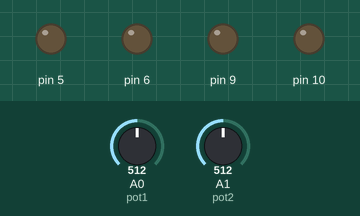
Bench run of a sketch on a simulated Arduino Uno, built with avr-gcc and run on an emulated ATmega328P. On the bench: output pins drawn as LEDs (lit = HIGH). Inputs (shaded band) come from the test bench; at power-on: A0 (pot1) = 512, A1 (pot2) = 512.

Above: at 1.2 s.
1.3 s: A0 (pot1) set to 716
At 2.3 s:
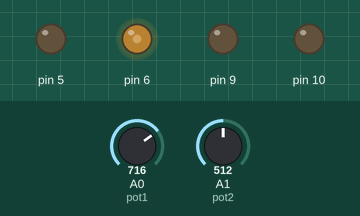
2.8 s: A1 (pot2) set to 716
At 3.5 s:
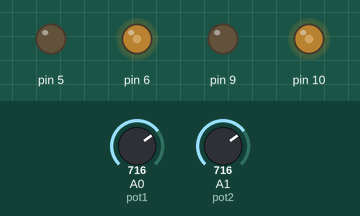
4.3 s: A0 (pot1) set to 900
At 4.6 s:
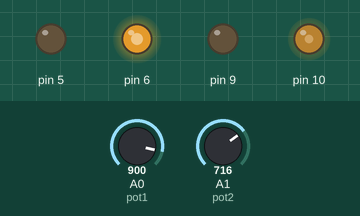
5.8 s: A1 (pot2) set to 900
At 6.9 s:
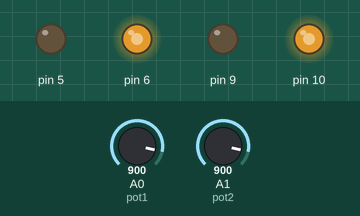
7.3 s: A0 (pot1) set to 511
At 8.1 s:
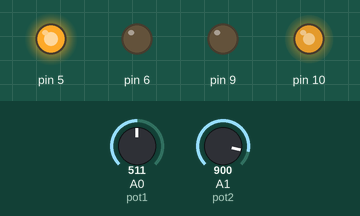
8.8 s: A1 (pot2) set to 511
At 9.2 s:
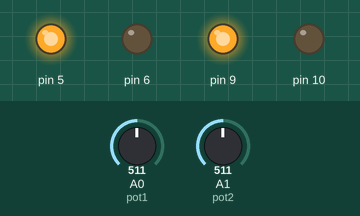
Timing chart, 0 to 11.3 s (numbered marks = the images above; inputs shaded):
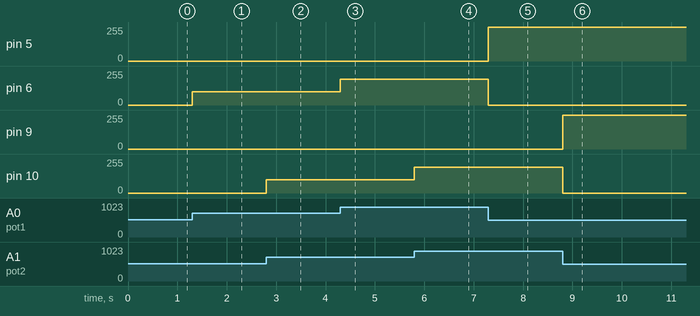

Measured:
- after the input at 1.3 s, pin 6: 0/255 → 101/255 at once
- after the input at 2.8 s, pin 10: 0/255 → 101/255 at once
- after the input at 4.3 s, pin 6: 101/255 → 193/255 at once
- after the input at 5.8 s, pin 10: 101/255 → 193/255 at once
- after the input at 7.3 s, pin 5: 0/255 → 254/255 at once; pin 6: 193/255 → 0/255 at once
- after the input at 8.8 s, pin 9: 0/255 → 254/255 at once; pin 10: 193/255 → 0/255 at once

The sketch:

H_bridge_code.ino
```cpp
#define pot1 A0
#define pot2 A1
void setup()
{
  Serial.begin(9600);
  pinMode(6, OUTPUT);
  pinMode(5, OUTPUT);
  pinMode(10, OUTPUT);
  pinMode(9, OUTPUT);
  pinMode(pot1, INPUT);
  pinMode(pot2, INPUT);
}
void loop()
{

  if (analogRead(pot1)>=512)
     {
    int Speed1= map(analogRead(pot1), 512,1023,0,255);

     analogWrite (6,Speed1);
    analogWrite (5,0);

  }
  if (analogRead(pot1)<512)
  {
   int Speed1= map(analogRead(pot1), 0,512,0,255);
      analogWrite (5,Speed1);
    analogWrite (6,0);

  }
  if (analogRead(pot2)>=512)
     {
    int Speed2= map(analogRead(pot2), 512,1023,0,255);

    analogWrite (10,Speed2);
    analogWrite (9,0);
  }
   if (analogRead(pot2)<512)
  {
   int Speed2= map(analogRead(pot2), 0,512,0,255);
    analogWrite (9,Speed2);
    analogWrite (10,0);
}

}
```
